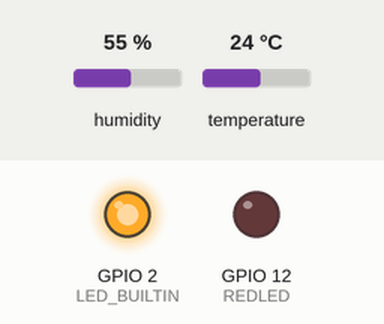
Simulated run of this program. Board: ESP8266 (NodeMCU). On the bench: output pins drawn as LEDs (lit = HIGH, except the on-board LED, lit = LOW). Dashed ring = blinking. The test bench sets the inputs (shaded band); at power-on: humidity 55 %, temperature 24 °C. WiFi joins after 1.5 s; servers stay silent unless stated.

Above: at 0.1 s.
At 1.9 s:
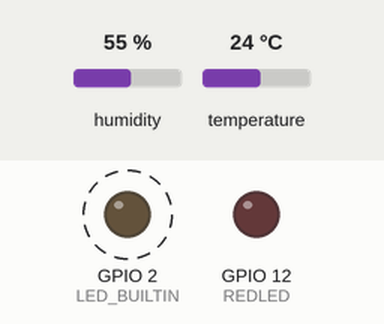
At 39.9 s:
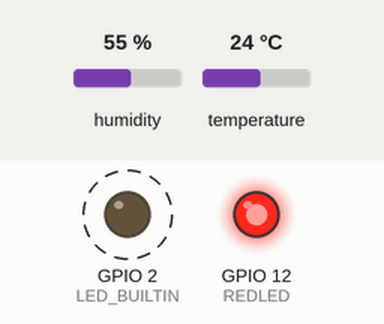
Timing chart, 0 to 41.8 s (numbered marks = the images above):
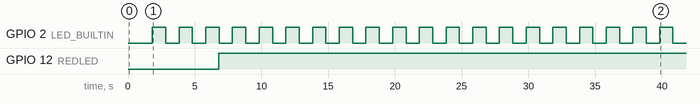

The program:

main.cpp
```cpp
#define BLYNK_PRINT Serial
#include<ESP8266WiFi.h>
#include<BlynkSimpleEsp8266.h>
#include<DHT.h>
#include<ESPAsyncTCP.h>
#include<ESPAsyncWebServer.h>
#include<AsyncElegantOTA.h>

//procedure prototypes
void sendSensor();
void connectionIndicator();

//definitions
#define DHTPIN 14 //D5
#define DHTTYPE DHT11 //DHT sensor type
#define REDLED 12 //D6

// network and project credentials
char auth[] = "";//Blynk project authentication token
char ssid[] = "";//Wifi name
char pass[] = "";//Wifi password

//setting up
DHT dht(DHTPIN,DHTTYPE);//DHT sensor object
BlynkTimer timer;//Timer object to run procedure at some interval
AsyncWebServer server(80);//OTA update server

//variables
unsigned long previousMillis = 0;
const long interval = 1000;
int ledState = LOW;

void sendSensor()
{
  float t = dht.readTemperature();
  float h = dht.readHumidity();
  if(isnan(t)||isnan(h))
  {
    Serial.println("failed to read data!");
    return;
  }
  Blynk.virtualWrite(V5,h);
  Blynk.virtualWrite(V6,t);
}

BLYNK_CONNECTED(){
  Blynk.syncAll();
}

void connectionIndicator(){
  if(Blynk.connected() == true)
    digitalWrite(REDLED,HIGH);
  else
    digitalWrite(REDLED,LOW);
}

void setup() {
  pinMode(LED_BUILTIN,OUTPUT);
  pinMode(REDLED,OUTPUT);
  Serial.begin(9600);
  Blynk.begin(auth,ssid,pass);
  dht.begin();
  timer.setInterval(1000L,sendSensor);
  timer.setInterval(5000L,connectionIndicator);
  server.on("/", HTTP_GET, [](AsyncWebServerRequest *request)
  {
    request->send(200, "text/plain", "Hi! I am ESP8266.");
  });
  AsyncElegantOTA.begin(&server);    // Start ElegantOTA
  server.begin();
}

void loop() {
  Blynk.run();
  timer.run();
  AsyncElegantOTA.loop();
  unsigned long currentMillis = millis();
  if (currentMillis - previousMillis >= interval) {
    previousMillis = currentMillis;
    digitalWrite(LED_BUILTIN, !digitalRead(LED_BUILTIN));
  }
} 
```

Measured:
- by itself, GPIO 2 (LED_BUILTIN): alternates HIGH for 1.0 s and LOW for 1.0 s
- by itself, GPIO 12 (REDLED): LOW → HIGH at 6.8 s
